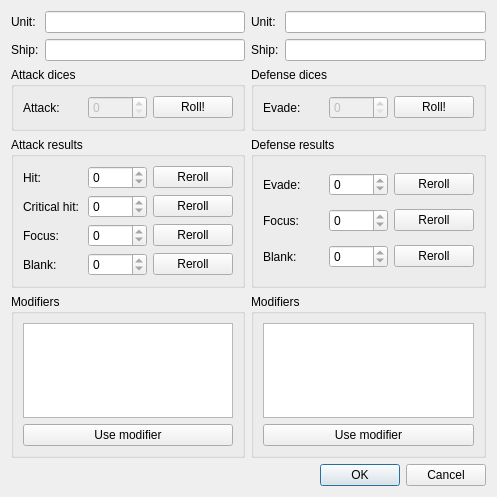
<?xml version="1.0" encoding="UTF-8"?>
<ui version="4.0">
 <class>Attacksequence</class>
 <widget class="QDialog" name="Attacksequence">
  <property name="geometry">
   <rect>
    <x>0</x>
    <y>0</y>
    <width>497</width>
    <height>497</height>
   </rect>
  </property>
  <property name="windowTitle">
   <string>Attack sequence</string>
  </property>
  <layout class="QGridLayout" name="gridLayout_9">
   <item row="0" column="1">
    <layout class="QGridLayout" name="gridLayout_3">
     <item row="2" column="1">
      <widget class="QLineEdit" name="defenseShipLineEdit"/>
     </item>
     <item row="1" column="0">
      <widget class="QLabel" name="label_12">
       <property name="text">
        <string>Unit:</string>
       </property>
      </widget>
     </item>
     <item row="1" column="1">
      <widget class="QLineEdit" name="defenseUnitLineEdit"/>
     </item>
     <item row="2" column="0">
      <widget class="QLabel" name="label_16">
       <property name="text">
        <string>Ship:</string>
       </property>
      </widget>
     </item>
    </layout>
   </item>
   <item row="0" column="0">
    <layout class="QGridLayout" name="gridLayout_2">
     <item row="2" column="1">
      <widget class="QLineEdit" name="attackShipLineEdit"/>
     </item>
     <item row="1" column="0">
      <widget class="QLabel" name="label_11">
       <property name="text">
        <string>Unit:</string>
       </property>
      </widget>
     </item>
     <item row="1" column="1">
      <widget class="QLineEdit" name="attackUnitLineEdit"/>
     </item>
     <item row="2" column="0">
      <widget class="QLabel" name="label_15">
       <property name="text">
        <string>Ship:</string>
       </property>
      </widget>
     </item>
    </layout>
   </item>
   <item row="1" column="1">
    <widget class="QGroupBox" name="groupBox_3">
     <property name="title">
      <string>Defense dices</string>
     </property>
     <layout class="QGridLayout" name="gridLayout_6">
      <item row="0" column="0">
       <layout class="QHBoxLayout" name="horizontalLayout_2">
        <item>
         <widget class="QLabel" name="label_6">
          <property name="text">
           <string>Evade:</string>
          </property>
         </widget>
        </item>
        <item>
         <widget class="QSpinBox" name="evadeSpinBox">
          <property name="enabled">
           <bool>false</bool>
          </property>
         </widget>
        </item>
        <item>
         <widget class="QPushButton" name="rollDefensePushButton">
          <property name="text">
           <string>Roll!</string>
          </property>
         </widget>
        </item>
       </layout>
      </item>
     </layout>
    </widget>
   </item>
   <item row="2" column="0">
    <widget class="QGroupBox" name="groupBox_2">
     <property name="title">
      <string>Attack results</string>
     </property>
     <layout class="QGridLayout" name="gridLayout_7">
      <item row="0" column="0">
       <widget class="QLabel" name="label_2">
        <property name="text">
         <string>Hit:</string>
        </property>
       </widget>
      </item>
      <item row="0" column="1">
       <widget class="QSpinBox" name="hitSpinBox">
        <property name="enabled">
         <bool>true</bool>
        </property>
        <property name="readOnly">
         <bool>true</bool>
        </property>
       </widget>
      </item>
      <item row="0" column="2">
       <widget class="QPushButton" name="pushButton_5">
        <property name="enabled">
         <bool>true</bool>
        </property>
        <property name="text">
         <string>Reroll</string>
        </property>
       </widget>
      </item>
      <item row="1" column="0">
       <widget class="QLabel" name="label_3">
        <property name="text">
         <string>Critical hit:</string>
        </property>
       </widget>
      </item>
      <item row="1" column="1">
       <widget class="QSpinBox" name="criticalSpinBox">
        <property name="enabled">
         <bool>true</bool>
        </property>
        <property name="readOnly">
         <bool>true</bool>
        </property>
       </widget>
      </item>
      <item row="1" column="2">
       <widget class="QPushButton" name="pushButton_6">
        <property name="enabled">
         <bool>true</bool>
        </property>
        <property name="text">
         <string>Reroll</string>
        </property>
       </widget>
      </item>
      <item row="2" column="0">
       <widget class="QLabel" name="label_4">
        <property name="text">
         <string>Focus:</string>
        </property>
       </widget>
      </item>
      <item row="2" column="1">
       <widget class="QSpinBox" name="focusAttackSpinBox">
        <property name="enabled">
         <bool>true</bool>
        </property>
        <property name="readOnly">
         <bool>true</bool>
        </property>
       </widget>
      </item>
      <item row="2" column="2">
       <widget class="QPushButton" name="pushButton_7">
        <property name="enabled">
         <bool>true</bool>
        </property>
        <property name="text">
         <string>Reroll</string>
        </property>
       </widget>
      </item>
      <item row="3" column="0">
       <widget class="QLabel" name="label_5">
        <property name="text">
         <string>Blank:</string>
        </property>
       </widget>
      </item>
      <item row="3" column="1">
       <widget class="QSpinBox" name="blankAttackSpinBox">
        <property name="enabled">
         <bool>true</bool>
        </property>
        <property name="readOnly">
         <bool>true</bool>
        </property>
       </widget>
      </item>
      <item row="3" column="2">
       <widget class="QPushButton" name="pushButton_8">
        <property name="enabled">
         <bool>true</bool>
        </property>
        <property name="text">
         <string>Reroll</string>
        </property>
       </widget>
      </item>
     </layout>
    </widget>
   </item>
   <item row="3" column="0">
    <widget class="QGroupBox" name="groupBox_5">
     <property name="title">
      <string>Modifiers</string>
     </property>
     <layout class="QGridLayout" name="gridLayout">
      <item row="0" column="0">
       <widget class="QListWidget" name="attackModListWidget">
        <property name="selectionBehavior">
         <enum>QAbstractItemView::SelectItems</enum>
        </property>
       </widget>
      </item>
      <item row="1" column="0">
       <widget class="QPushButton" name="useAttackModPushButton">
        <property name="text">
         <string>Use modifier</string>
        </property>
       </widget>
      </item>
     </layout>
    </widget>
   </item>
   <item row="3" column="1">
    <widget class="QGroupBox" name="groupBox_6">
     <property name="title">
      <string>Modifiers</string>
     </property>
     <layout class="QGridLayout" name="gridLayout_4">
      <item row="0" column="0">
       <widget class="QListWidget" name="defenseModListWidget"/>
      </item>
      <item row="1" column="0">
       <widget class="QPushButton" name="useDefenseModPushButton">
        <property name="text">
         <string>Use modifier</string>
        </property>
       </widget>
      </item>
     </layout>
    </widget>
   </item>
   <item row="1" column="0">
    <widget class="QGroupBox" name="groupBox">
     <property name="title">
      <string>Attack dices</string>
     </property>
     <layout class="QGridLayout" name="gridLayout_5">
      <item row="0" column="0">
       <layout class="QHBoxLayout" name="horizontalLayout">
        <item>
         <widget class="QLabel" name="label">
          <property name="text">
           <string>Attack:</string>
          </property>
         </widget>
        </item>
        <item>
         <widget class="QSpinBox" name="attackSpinBox">
          <property name="enabled">
           <bool>false</bool>
          </property>
         </widget>
        </item>
        <item>
         <widget class="QPushButton" name="rollAttackPushButton">
          <property name="text">
           <string>Roll!</string>
          </property>
         </widget>
        </item>
       </layout>
      </item>
     </layout>
    </widget>
   </item>
   <item row="2" column="1">
    <widget class="QGroupBox" name="groupBox_4">
     <property name="title">
      <string>Defense results</string>
     </property>
     <layout class="QGridLayout" name="gridLayout_8">
      <item row="1" column="1">
       <widget class="QSpinBox" name="focusDefenseSpinBox">
        <property name="enabled">
         <bool>true</bool>
        </property>
        <property name="readOnly">
         <bool>true</bool>
        </property>
       </widget>
      </item>
      <item row="0" column="0">
       <widget class="QLabel" name="label_7">
        <property name="text">
         <string>Evade:</string>
        </property>
       </widget>
      </item>
      <item row="0" column="1">
       <widget class="QSpinBox" name="evadeDefenseSpinBox">
        <property name="enabled">
         <bool>true</bool>
        </property>
        <property name="readOnly">
         <bool>true</bool>
        </property>
       </widget>
      </item>
      <item row="0" column="2">
       <widget class="QPushButton" name="pushButton_9">
        <property name="enabled">
         <bool>true</bool>
        </property>
        <property name="text">
         <string>Reroll</string>
        </property>
       </widget>
      </item>
      <item row="1" column="0">
       <widget class="QLabel" name="label_9">
        <property name="text">
         <string>Focus:</string>
        </property>
       </widget>
      </item>
      <item row="1" column="2">
       <widget class="QPushButton" name="pushButton_11">
        <property name="enabled">
         <bool>true</bool>
        </property>
        <property name="text">
         <string>Reroll</string>
        </property>
       </widget>
      </item>
      <item row="2" column="0">
       <widget class="QLabel" name="label_10">
        <property name="text">
         <string>Blank:</string>
        </property>
       </widget>
      </item>
      <item row="2" column="1">
       <widget class="QSpinBox" name="blankDefenseSpinBox">
        <property name="enabled">
         <bool>true</bool>
        </property>
        <property name="readOnly">
         <bool>true</bool>
        </property>
       </widget>
      </item>
      <item row="2" column="2">
       <widget class="QPushButton" name="pushButton_12">
        <property name="enabled">
         <bool>true</bool>
        </property>
        <property name="text">
         <string>Reroll</string>
        </property>
       </widget>
      </item>
     </layout>
    </widget>
   </item>
   <item row="4" column="1">
    <widget class="QDialogButtonBox" name="buttonBox">
     <property name="orientation">
      <enum>Qt::Horizontal</enum>
     </property>
     <property name="standardButtons">
      <set>QDialogButtonBox::Cancel|QDialogButtonBox::Ok</set>
     </property>
    </widget>
   </item>
  </layout>
 </widget>
 <resources/>
 <connections>
  <connection>
   <sender>buttonBox</sender>
   <signal>accepted()</signal>
   <receiver>Attacksequence</receiver>
   <slot>accept()</slot>
   <hints>
    <hint type="sourcelabel">
     <x>248</x>
     <y>254</y>
    </hint>
    <hint type="destinationlabel">
     <x>157</x>
     <y>274</y>
    </hint>
   </hints>
  </connection>
  <connection>
   <sender>buttonBox</sender>
   <signal>rejected()</signal>
   <receiver>Attacksequence</receiver>
   <slot>reject()</slot>
   <hints>
    <hint type="sourcelabel">
     <x>316</x>
     <y>260</y>
    </hint>
    <hint type="destinationlabel">
     <x>286</x>
     <y>274</y>
    </hint>
   </hints>
  </connection>
  <connection>
   <sender>rollAttackPushButton</sender>
   <signal>clicked()</signal>
   <receiver>Attacksequence</receiver>
   <slot>rollAttackDices()</slot>
   <hints>
    <hint type="sourcelabel">
     <x>201</x>
     <y>116</y>
    </hint>
    <hint type="destinationlabel">
     <x>248</x>
     <y>248</y>
    </hint>
   </hints>
  </connection>
  <connection>
   <sender>rollDefensePushButton</sender>
   <signal>clicked()</signal>
   <receiver>Attacksequence</receiver>
   <slot>rollDefenseDices()</slot>
   <hints>
    <hint type="sourcelabel">
     <x>448</x>
     <y>116</y>
    </hint>
    <hint type="destinationlabel">
     <x>248</x>
     <y>248</y>
    </hint>
   </hints>
  </connection>
  <connection>
   <sender>useAttackModPushButton</sender>
   <signal>clicked()</signal>
   <receiver>Attacksequence</receiver>
   <slot>useAttackModifier()</slot>
   <hints>
    <hint type="sourcelabel">
     <x>124</x>
     <y>439</y>
    </hint>
    <hint type="destinationlabel">
     <x>248</x>
     <y>248</y>
    </hint>
   </hints>
  </connection>
  <connection>
   <sender>useDefenseModPushButton</sender>
   <signal>clicked()</signal>
   <receiver>Attacksequence</receiver>
   <slot>useDefenseModifier()</slot>
   <hints>
    <hint type="sourcelabel">
     <x>371</x>
     <y>439</y>
    </hint>
    <hint type="destinationlabel">
     <x>248</x>
     <y>248</y>
    </hint>
   </hints>
  </connection>
  <connection>
   <sender>pushButton_5</sender>
   <signal>clicked()</signal>
   <receiver>Attacksequence</receiver>
   <slot>hitReroll()</slot>
   <hints>
    <hint type="sourcelabel">
     <x>202</x>
     <y>190</y>
    </hint>
    <hint type="destinationlabel">
     <x>248</x>
     <y>248</y>
    </hint>
   </hints>
  </connection>
  <connection>
   <sender>pushButton_6</sender>
   <signal>clicked()</signal>
   <receiver>Attacksequence</receiver>
   <slot>criticalHitReroll()</slot>
   <hints>
    <hint type="sourcelabel">
     <x>202</x>
     <y>222</y>
    </hint>
    <hint type="destinationlabel">
     <x>248</x>
     <y>248</y>
    </hint>
   </hints>
  </connection>
  <connection>
   <sender>pushButton_7</sender>
   <signal>clicked()</signal>
   <receiver>Attacksequence</receiver>
   <slot>attackFocusReroll()</slot>
   <hints>
    <hint type="sourcelabel">
     <x>202</x>
     <y>254</y>
    </hint>
    <hint type="destinationlabel">
     <x>248</x>
     <y>248</y>
    </hint>
   </hints>
  </connection>
  <connection>
   <sender>pushButton_8</sender>
   <signal>clicked()</signal>
   <receiver>Attacksequence</receiver>
   <slot>attackBlankReroll()</slot>
   <hints>
    <hint type="sourcelabel">
     <x>202</x>
     <y>286</y>
    </hint>
    <hint type="destinationlabel">
     <x>248</x>
     <y>248</y>
    </hint>
   </hints>
  </connection>
  <connection>
   <sender>pushButton_9</sender>
   <signal>clicked()</signal>
   <receiver>Attacksequence</receiver>
   <slot>evadeReroll()</slot>
   <hints>
    <hint type="sourcelabel">
     <x>448</x>
     <y>198</y>
    </hint>
    <hint type="destinationlabel">
     <x>248</x>
     <y>248</y>
    </hint>
   </hints>
  </connection>
  <connection>
   <sender>pushButton_11</sender>
   <signal>clicked()</signal>
   <receiver>Attacksequence</receiver>
   <slot>evadeFocusReroll()</slot>
   <hints>
    <hint type="sourcelabel">
     <x>448</x>
     <y>238</y>
    </hint>
    <hint type="destinationlabel">
     <x>248</x>
     <y>248</y>
    </hint>
   </hints>
  </connection>
  <connection>
   <sender>pushButton_12</sender>
   <signal>clicked()</signal>
   <receiver>Attacksequence</receiver>
   <slot>evadeBlankReroll()</slot>
   <hints>
    <hint type="sourcelabel">
     <x>448</x>
     <y>278</y>
    </hint>
    <hint type="destinationlabel">
     <x>248</x>
     <y>248</y>
    </hint>
   </hints>
  </connection>
 </connections>
 <slots>
  <slot>rollAttackDices()</slot>
  <slot>rollDefenseDices()</slot>
  <slot>useAttackModifier()</slot>
  <slot>useDefenseModifier()</slot>
  <slot>hitReroll()</slot>
  <slot>criticalHitReroll()</slot>
  <slot>attackFocusReroll()</slot>
  <slot>attackBlankReroll()</slot>
  <slot>evadeReroll()</slot>
  <slot>evadeFocusReroll()</slot>
  <slot>evadeBlankReroll()</slot>
 </slots>
</ui>
